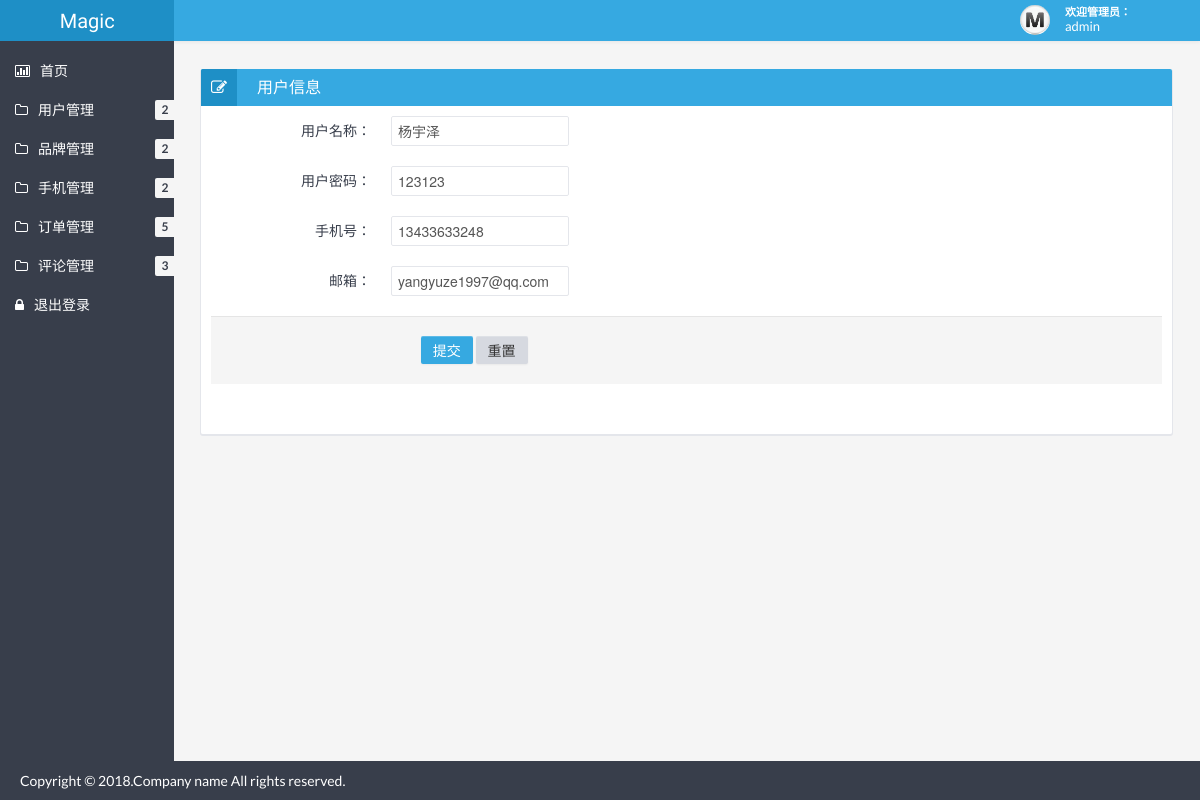
The page /admin/editUser.php?uid=2 (signed in) on the database its author committed.
### tables this page shows
CREATE TABLE `user` (
  `uid` int(11) NOT NULL AUTO_INCREMENT COMMENT '用户id',
  `uname` varchar(20) DEFAULT NULL COMMENT '用户名',
  `password` varchar(20) DEFAULT NULL COMMENT '密码',
  `phone` varchar(13) DEFAULT NULL COMMENT '手机号',
  `email` varchar(30) DEFAULT NULL COMMENT '邮箱',
  `state` tinyint(4) DEFAULT '1' COMMENT '状态',
  `level` tinyint(4) DEFAULT '0' COMMENT '权限',
  PRIMARY KEY (`uid`)
);

### admin/checkLogin.php (called while the page is built, shortened)
<?php
	if(!isset($_SESSION["uid"])){
		echo '<script language="javascript">location.href="login.php"</script>';
	}else{
		$uid = $_SESSION['uid'];
    	$sql = 'select * from user where uid='.$uid;
    	$res = mysql_query($sql);
    	$row = mysql_fetch_array($res);
    	$username = $row['uname'];
	}
?>

### admin/editUser.php (the view, shortened to what this page needs)
<?php
	include "checkLogin.php";
	$uname = "";
	$password = "";
	$phone = "";
	$email = "";
	if(isset($_GET['uid'])){
	    $sql = 'select * from user where uid ='.$_GET['uid'];
	    $res = mysql_query($sql);
	    $row = mysql_fetch_array($res);
	    $uname = $row['uname'];
		$password = $row['password'];
		$phone = $row['phone'];
		$email = $row['email'];
	}
?>
<!DOCTYPE html>
<html lang="en">
<head>
	<link href="css/bootstrap.min.css" rel="stylesheet" />
	<link href="css/bootstrap-responsive.min.css" rel="stylesheet" />
	<link href="css/style.min.css" rel="stylesheet" />
	<link href="css/style-responsive.min.css" rel="stylesheet" />
	<link href="css/retina.css" rel="stylesheet" />
<meta http-equiv="Content-Type" content="text/html; charset=utf-8" /></head>
<body>
		<?php include "header.php" ?>
		<div class="container-fluid-full">
		<div class="row-fluid">
			<?php include "banner.php" ?>
			<div id="content" class="span10">
			<div class="row-fluid">
				<div class="box span12">
					<div class="box-header">
						<h2><i class="icon-edit"></i>用户信息</h2>
					</div>
					<div class="box-content">
						<form class="form-horizontal" action="<?php echo $_SERVER['PHP_SELF']; ?>" method="post"/>
						  <fieldset>
							<div class="control-group">
							  <label class="control-label" for="uname">用户名称：</label>
							  <div class="controls">
								<input type="text" class="span3" id="uname" name="uname" value="<?php echo $uname;?>"/>
							  </div>
							</div>
							<div class="control-group">
							  <label class="control-label" for="password">用户密码：</label>
							  <div class="controls">
								<input type="text" class="span3" id="password" name="password" value="<?php echo $password;?>"/>
							  </div>
							</div>
							<div class="control-group">
							  <label class="control-label" for="phone">手机号：</label>
							  <div class="controls">
								<input type="text" class="span3" id="phone" name="phone" value="<?php echo $phone;?>"/>
							  </div>
							</div>
							<div class="control-group">
							  <label class="control-label" for="email">邮箱：</label>
							  <div class="controls">
								<input type="text" class="span3" id="email" name="email" value="<?php echo $email;?>"/>
							  </div>
							</div>
							<div class="form-actions">&nbsp;&nbsp;&nbsp;&nbsp;&nbsp;&nbsp;&nbsp;&nbsp;&nbsp;&nbsp;
							  <button type="submit" class="btn btn-primary">提交</button>
							  <button type="reset" class="btn">重置</button>
							</div>
						  </fieldset>
					</div>
				</div>
			</div>
			</div>
		</div>
		<?php include "footer.php"?>
	</div>
</body>
</html>

### admin/header.php
<?php
	echo '
	<div class="navbar">
		<div class="navbar-inner">
			<div class="container-fluid">
				<a class="btn btn-navbar" data-toggle="collapse" data-target=".top-nav.nav-collapse,.sidebar-nav.nav-collapse">
					<span class="icon-bar"></span>
					<span class="icon-bar"></span>
					<span class="icon-bar"></span>
				</a>
				<div class="row-fluid">
				<a class="brand span2" href="index.php"><span>Magic</span></a>
				</div>
				<div class="nav-no-collapse header-nav">
					<ul class="nav pull-right">
						<li class="dropdown">
							<a class="btn account dropdown-toggle" data-toggle="dropdown" href="#">
								<div class="avatar"><img src="/php/admin/img/avatar.jpg" alt="Avatar" /></div>
								<div class="user">
									<span class="hello">欢迎管理员：&nbsp;&nbsp;&nbsp;&nbsp;&nbsp;&nbsp;&nbsp;&nbsp;&nbsp;</span>
									<span class="name">'.$username.'</span>
								</div>
							</a>
							<ul class="dropdown-menu">
								<li class="dropdown-menu-title">
								</li>
								<li><a href="login.php?method=del"><i class="icon-off"></i> 退出登录</a></li>
							</ul>
						</li>
					</ul>
				</div>
			</div>
		</div>
	</div>
	';
 ?>

### admin/css/halflings.css (style rules this page uses)
html, html .halflings { -webkit-font-smoothing: antialiased !important; }

### rows shown on the page
user: uname "admin"
user: uname "杨宇泽", password "123123", phone "13433633248", email "yangyuze1997@qq.com"
